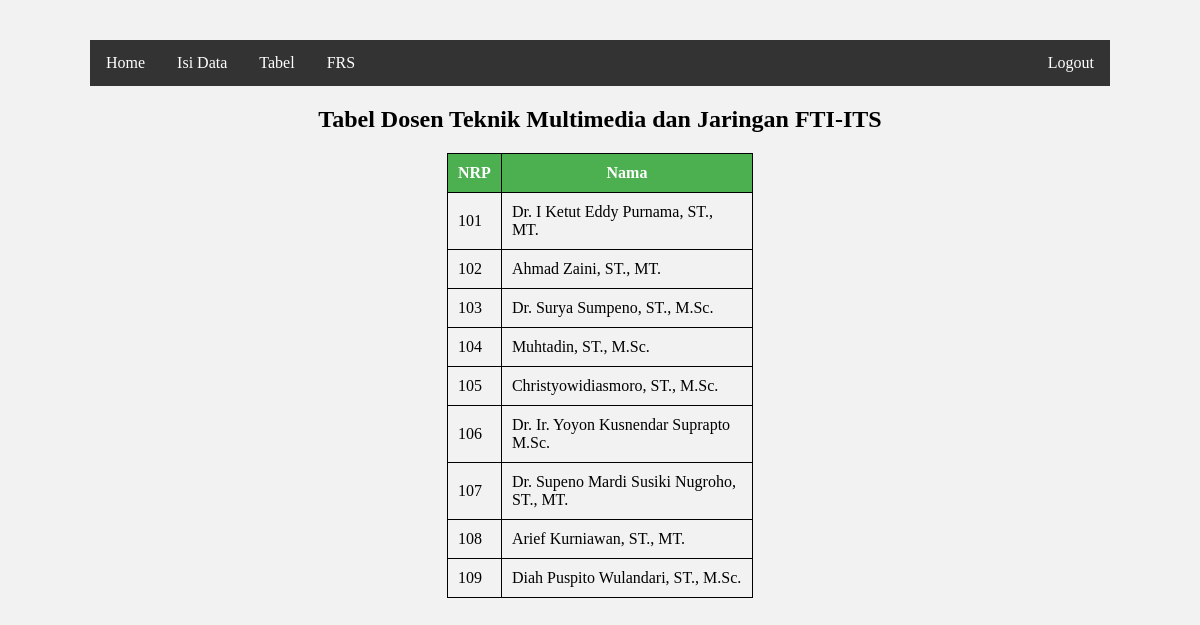
The page /Tugas_Basdat/AdminTableDsn.php on the database its author committed.
### tables this page shows
CREATE TABLE IF NOT EXISTS `_doswal` (
  `NIP` varchar(3) NOT NULL,
  `NamaD` varchar(50) DEFAULT NULL
);

### Tugas_Basdat/AdminTableDsn.php (the view, shortened to what this page needs)
<!DOCTYPE HTML>
<html>
<head>
	<link rel="stylesheet" type="text/css" href="css/table.css">
	<link rel="stylesheet" type="text/css" href="css/menu.css">
</head>
<body>
	<center>
		<ul>
			<li><a class="link" href="Admin.php">Home</a></li>
			<li><a class="link" href="AdminForm.php">Isi Data</a></li>
			<li class="dropdown">
				<a href="#!" class="dropbtn">Tabel</a>
			</li>
			<li><a class="link" href="frs.php">FRS</a></li>
			<li style="float:right"><a href="logout.php">Logout</a></li>
		</ul>
		<h2>Tabel Dosen Teknik Multimedia dan Jaringan FTI-ITS</h2>
		<table id="tblDsn">
			<tr>
				<th>NRP</th>
				<th>Nama</th>
			</tr>
			<?php
				include "connect.php";
				$selecttable = "SELECT * FROM _doswal";
				$result = mysql_query($selecttable, $link);
				while ($row = mysql_fetch_assoc($result)) {
					echo
						"<tr>
						<td>" . $row['NIP'] . "</td>
						<td>" . $row['NamaD'] . "</td>
						</tr>";
				}
			?>
		</table>
	</center>
</body>
</html>

### Tugas_Basdat/css/table.css (style rules this page uses)
html { height: 100%; }
body { border-radius: 5px; background-color: #f2f2f2; padding: 40px; }
table { border-collapse: collapse; width: 50%; }
table, td { border: 1px solid black; text-align: left; }
th { border: 1px solid black; text-align: center; }
th, td { padding: 10px; }
th { background-color: #4CAF50; color: white; }
#tblDsn { width: 30%; }

### Tugas_Basdat/css/menu.css (style rules this page uses)
html { height: 100%; }
body { margin-top: 0px; margin-left: 50px; margin-right: 50px; }
ul { list-style-type: none; margin: 0; padding: 0; overflow: hidden; background-color: #333; }
li { float: left; }
li a, .dropbtn { display: inline-block; color: white; text-align: center; padding: 14px 16px; text-decoration: none; }
li.dropdown { display: inline-block; }

### rows shown on the page
_doswal: NIP "101", NamaD "Dr. I Ketut Eddy Purnama, ST., MT."
_doswal: NIP "102", NamaD "Ahmad Zaini, ST., MT."
_doswal: NIP "103", NamaD "Dr. Surya Sumpeno, ST., M.Sc."
_doswal: NIP "104", NamaD "Muhtadin, ST., M.Sc."
_doswal: NIP "105", NamaD "Christyowidiasmoro, ST., M.Sc."
_doswal: NIP "106", NamaD "Dr. Ir. Yoyon Kusnendar Suprapto M.Sc."
_doswal: NIP "107", NamaD "Dr. Supeno Mardi Susiki Nugroho, ST., MT."
_doswal: NIP "108", NamaD "Arief Kurniawan, ST., MT."
_doswal: NIP "109", NamaD "Diah Puspito Wulandari, ST., M.Sc."
